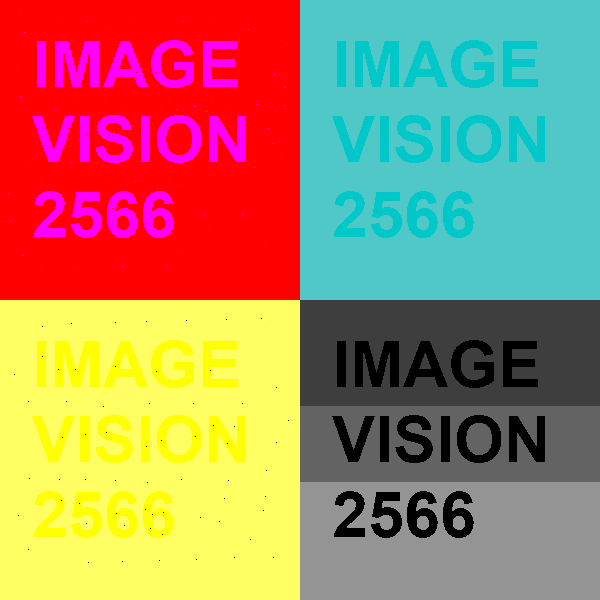
#> input picture 3401/assignment_3/documents.png, 600 x 600 px
$ python assignment3_2.py   (older library calls are emulated)
#> lines starting #> are read from the running program, lines starting #| are printed output that depends on the picture; after the words box and inside, x2 and y2 are one past the last pixel; in counts of white or black regions, pixels touching at a corner belong together; long printed decimals are rounded
### 3401/assignment_3/image_process.py
import numpy as np
import cv2
import matplotlib.pyplot as plt
import math

def imread(img,color) :
#> called with img = './documents.png', color = 1
    return cv2.imread(img,color)
#> returned value is the input picture: shape (600, 600, 3); mean B, G, R 103.4, 136.5, 167.3

# [4 lines left out: function powerGamma, not called in this run]

def calculate_hist(img) :
    return cv2.calcHist([img],[0],None,[256],[0,256])

# [4 lines left out: function show_hist, not called in this run]

def image_show(img) :
    cv2.imshow("xxxx",img)
    cv2.waitKey(0)
    cv2.destroyAllWindows()
    cv2.waitKey(1)
    return img

# [24 lines left out: functions sobel, equalization, log_transformation, not called in this run]

def init_transform() :
    return np.identity(3,dtype='float')

# [55 lines left out: functions matrix_translate, matrix_scaling, matrix_rotate, flip_horizontal_grayscale, img_transform, split_image, not called in this run]

def merge_image(img_list):
    n = int(np.sqrt(len(img_list)))
    h, w = img_list[0].shape[:2]
    rows = [cv2.hconcat(img_list[i*n : (i+1)*n]) for i in range(n)]
    return cv2.vconcat(rows)

def split_image_color(img) :
    row , col , space = img.shape
#> row = 600; col = 600; space = 3
    out = []
    y = [0 , row//2 , row-1]
#> y = [0, 300, 599]
    x = [0 , col//2 , col-1]
#> x = [0, 300, 599]
    for i in range(len(y)-1) :
        for j in range(len(x)-1) :
            out.append(img[y[i]:y[i+1],x[j]:x[j+1],:])
#> after the loop, out = 4 items
    return out

def float2int(x):
    if x - math.floor(x) >= 0.5:
        result = math.ceil(x)
    else:
        result = math.floor(x)
    return result

def intermean_method(img,round,reversed=False) :
    T = []
    hist = calculate_hist(img).flatten()
    st = 0
    en = 256
    T.append(int((st+en)*0.5))
    for i in range(round) :
        t = intermean(hist,T[-1],st,en)
        T.append(t)
        if reversed :
            en = t
        else :
            st = t
    return T[-1]

def intermean(hist,t,st,en) :
    prob = np.zeros_like(hist,dtype='float16')
    prob[st:en] = hist[st:en]/np.sum(hist[st:en])
    w0 = np.sum(prob[st:t+1]) + 0.00001
    w1 = (1-w0) + 0.00001
    u0 = np.sum(np.arange(st,t+1)*prob[st:t+1])/w0
    u1 = np.sum(np.arange(t+1,en)*prob[t+1:en])/w1
    if u0 == 0.0 :
        thr = u1
    elif u1 == 0.0 :
        thr = u0
    else :
        thr = (u1+u0)/2
    return float2int(thr)

def rgb2hsv(img) :
    b,g,r = cv2.split(img/255.)
    c_max = np.maximum(np.maximum(r,g),b)
    c_min = np.minimum(np.minimum(r,g),b)
    delta = c_max - c_min
    h = np.zeros_like(r,dtype='float32')

    mask_delta = delta != 0
    mask_r = mask_delta & (c_max == r)
    mask_g = mask_delta & (c_max == g)
    mask_b = mask_delta & (c_max == b)

    h[mask_r] = 60 * (((g[mask_r] - b[mask_r]) / delta[mask_r]) % 6.0)
    h[mask_g] = 60 * (((b[mask_g] - r[mask_g]) / delta[mask_g]) + 2)
    h[mask_b] = 60 * (((r[mask_b] - g[mask_b]) / delta[mask_b]) + 4)

    s = np.zeros_like(h,dtype='float32')
    mask_v = c_max!=0
    s[mask_v] = delta[mask_v]/c_max[mask_v]
    v = c_max
    return np.stack([h,s,v],axis=2)

# [6 lines left out: function saturation_adjust, not called in this run]

def hsv2gray(img) :
    return cv2.cvtColor(cv2.cvtColor(img,cv2.COLOR_HSV2RGB),cv2.COLOR_RGB2GRAY)

# [39 lines left out: functions bgr2cmyk, cmyk2bgr, otsu, not called in this run]

### 3401/assignment_3/assignment3_2.py
from image_process import split_image_color , imread , image_show , rgb2hsv , merge_image , calculate_hist , intermean_method , show_hist
import numpy as np
import cv2

img = imread('./documents.png',1)
split_img = split_image_color(img)
#> split_img = 4 items
out = []

opt = [1,2,2,3]
noise = [1,0,1,0]

for i in range(len(split_img)) :
    pic = split_img[i]
    if noise[i] :
        pic = cv2.medianBlur(pic,3)
    h,s,v = cv2.split(rgb2hsv(pic))
    print(np.amax(v),np.amin(v))

    if opt[i] == 1 :
        h_uint8 = ((h/np.amax(h)) * 255.).astype(np.uint8)
        thr = intermean_method(h_uint8,2)
        mask = h_uint8 < thr
    elif opt[i] == 2 :
        s_uint8 = (s*255.).astype(np.uint8)
        thr = intermean_method(s_uint8,2)
        mask = s_uint8 < thr
    elif opt[i] == 3 :
        v_uint8 = (v * 255.0).astype(np.uint8)
        thr = intermean_method(v_uint8, 2,reversed=True)
        mask = thr < v_uint8
    pic = np.zeros_like(h,dtype='uint8')
    pic[mask] = 255

    out.append(pic)
#> this loop made 4 passes
#> thr on passes 1 to 4: 255, 255, 255, 60
#| 1.0 1.0
#| 0.7843 0.7843
#| 1.0 1.0
#| 0.5804 0.0
#> pass 1, `pic = split_img[i]`:
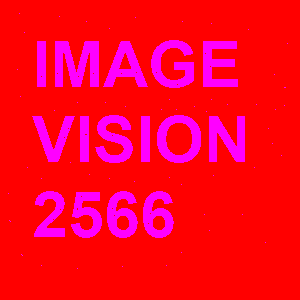
#> pic: shape (300, 300, 3); mean of channels 0, 1, 2 36.9, 0, 255; drawn as B, G, R
#> pass 1, in rgb2hsv, `b,g,r = cv2.split(img/255.)`:
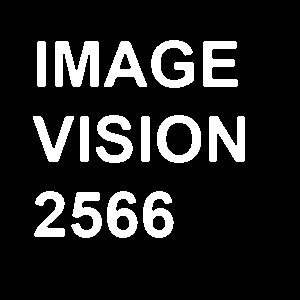
#> b: shape (300, 300) float64; values 0 (black) and 1 (white), 14.4% white; 15 white regions, largest, box (x1, y1, x2, y2) and area: (55, 41, 99, 87) 1408, (151, 40, 194, 88) 1086, (209, 116, 245, 162) 1061
#> after the loop: h: shape (299, 299) float64; every value is 0
#> after the loop:
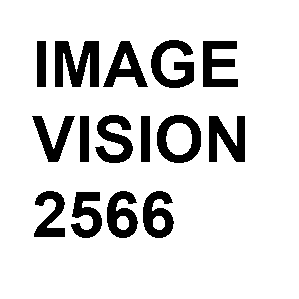
#> pic: shape (299, 299); 85.5% white; 15 black regions, largest, box (x1, y1, x2, y2) and area: (55, 41, 99, 87) 1411, (151, 40, 194, 88) 1090, (209, 116, 245, 162) 1065
#> after the loop:
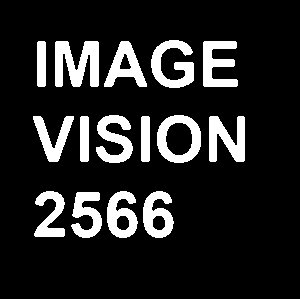
#> s_uint8: shape (299, 300); values 155 (black) and 255 (white), 14.4% white; 15 white regions, largest, box (x1, y1, x2, y2) and area: (55, 41, 99, 87) 1408, (151, 40, 194, 88) 1086, (209, 116, 245, 162) 1061
#> after the loop:
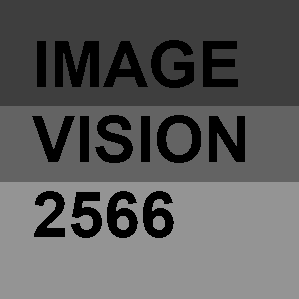
#> v: shape (299, 299) float64; min 0, max 0.58, mean 0.356
#> after the loop, out = 4 items

img_out = merge_image(out)
#> in merge_image, `n = int(np.sqrt(len(img_list)))`: n = 2
#> in merge_image, `rows = [cv2.hconcat(img_list[i*n : (i+1)*n]) for i in range(n)]`: rows = 2 items
#> in merge_image, `return cv2.vconcat(rows)`:
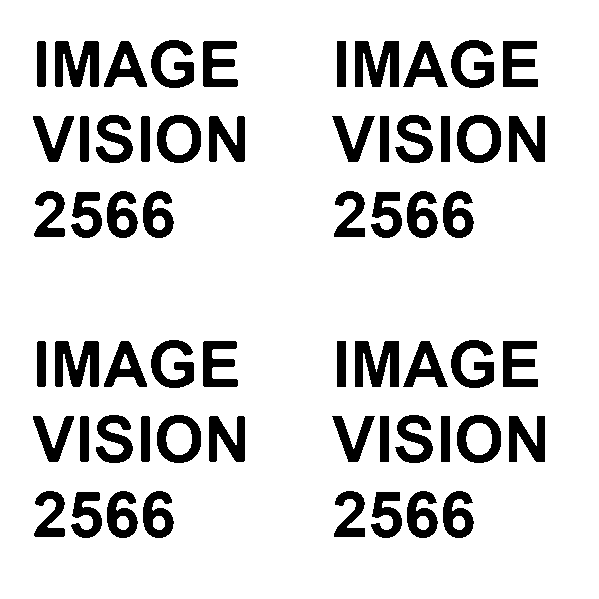
#> returned value: shape (599, 599); 85.6% white; 60 black regions, largest, box (x1, y1, x2, y2) and area: (355, 41, 399, 87) 1411, (355, 341, 399, 387) 1411, (55, 41, 99, 87) 1408
image_show(img)
image_show(img_out)
